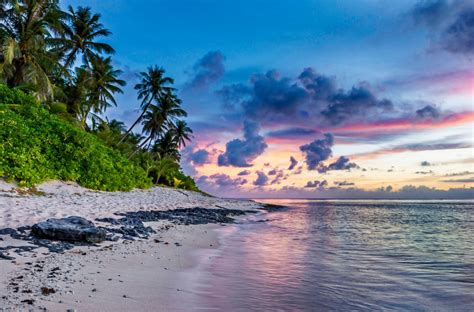
#> input picture Chapter6/EdgeTest01.jpeg, 474 x 312 px; its folder holds only this picture in this run
$ python Laplacian.py   (older library calls are emulated)
#> lines starting #> are read from the running program, lines starting #| are printed output that depends on the picture
import cv2

def __main():
    imgs = [None, None, None, None, None]
    for i in range(0, 5):
        imgs[i] = cv2.imread('EdgeTest0' + str(i + 1) + '.jpeg')
        cv2.imshow('Original 0' + str(i + 1), imgs[i])
        imgs[i] = getResize(imgs[i])
        cv2.imshow('Resize 0' + str(i + 1), imgs[i])
        imgs[i] = cv2.cvtColor(src=imgs[i], code=cv2.COLOR_BGR2GRAY)
        dst = cv2.Laplacian(src=imgs[i], ddepth=cv2.CV_32F, ksize=3)
        dst = cv2.convertScaleAbs(src=dst)
        cv2.imshow('Edge result 0' + str(i + 1), dst)
        cv2.waitKey(0)
        cv2.destroyAllWindows()

def getResize(src):

    basePixSize = 1280

    height = src.shape[0]
#> height = 312
    width = src.shape[1]
#> width = 474

    largeSize = max(height, width)
#> largeSize = 474

    resizeRate = basePixSize / largeSize
#> resizeRate = 2.7

    dst = cv2.resize(src, (int(width * resizeRate), int(height * resizeRate)))
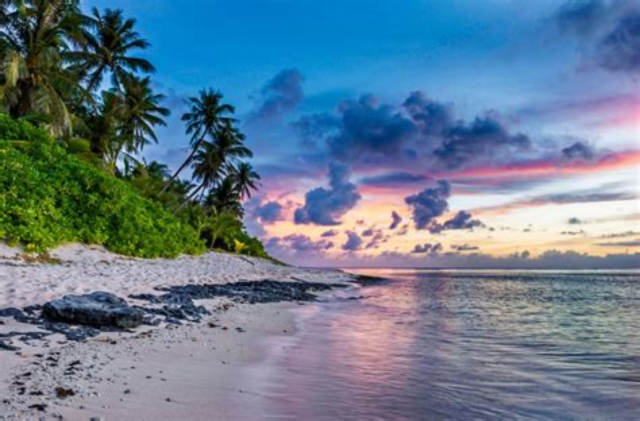
#> dst: shape (842, 1280, 3) (shown at 1/2 size); mean B, G, R 143.9, 124.1, 101.8
#> src is the input picture: shape (312, 474, 3); mean B, G, R 144.1, 124.2, 101.9

    return dst

if __name__ == '__main__':
    print(cv2.__version__)
    __main()
#> in __main, `dst = cv2.Laplacian(src=imgs[i], ddepth=cv2.CV_32F, ksize=3)`:
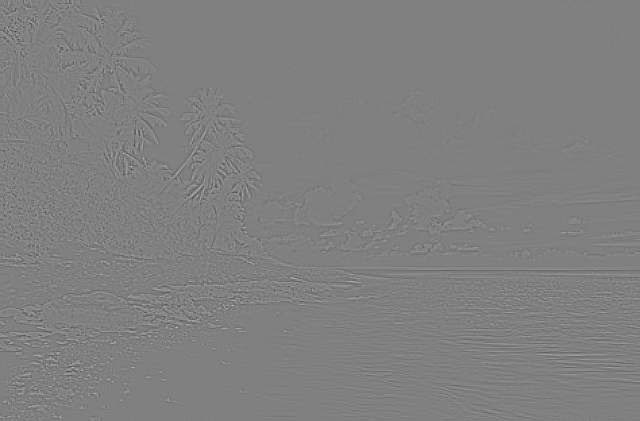
#> dst: shape (842, 1280) float32 (shown at 1/2 size); min -428, max 424, mean 0; drawn with min black and max white
#> in __main, `dst = cv2.convertScaleAbs(src=dst)`:
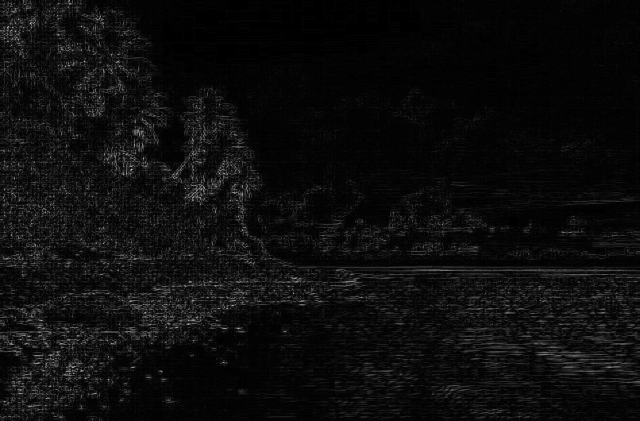
#> dst: shape (842, 1280) (shown at 1/2 size); min 0, max 255, mean 12.9
#> (the run stopped early here; a loop or call above may not have finished)
